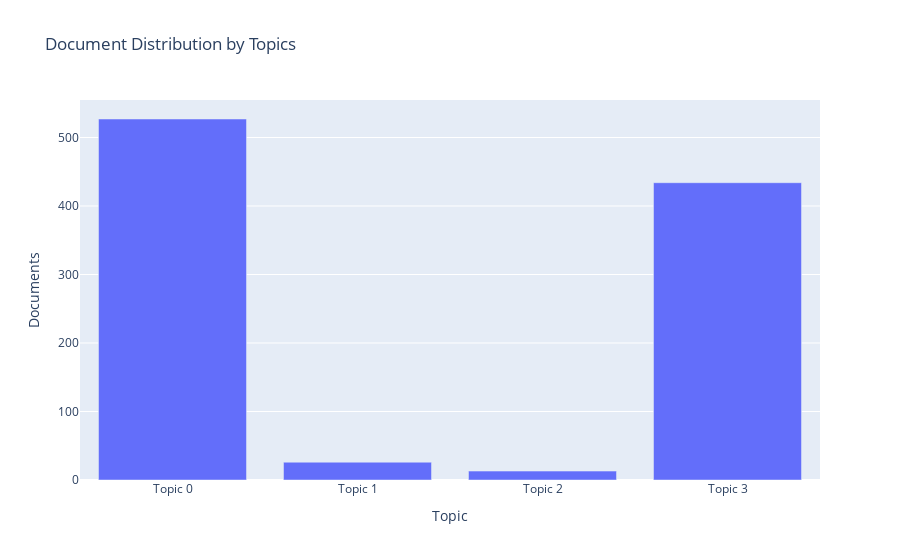

Notebook code cell kept with this figure:
### Code cell
plot_model(lda, plot='topic_distribution')

### Figure 1 — Plotly figure (JSON) as saved in the notebook; plotly's stock layout.template omitted (floating-point values rounded to 4 significant figures)
{"data": [{"alignmentgroup": "True", "customdata": [["group, family, marry, pay, stock, start, member, use, increase, live"], ["rice, farmer, land, small, sector, use, area, farm, group, part"], ["food, prepare, meat, remains_unsettled_affecting_local, businesses_lenders_entrepreneur_aware, risk_willing_accept_additional, risk_make, kenya_security_situation_communitie, may_represent_higher_default, serve"], ["product, work, help, home, husband, use, well, store, hope, start"]], "hoverlabel": {"namelength": 0}, "hovertemplate": "Topic=%{x}<br>Documents=%{y}<br>Keyword=%{customdata[0]}", "legendgroup": "", "marker": {"color": "#636efa"}, "name": "", "offsetgroup": "", "orientation": "v", "showlegend": false, "textposition": "auto", "type": "bar", "x": ["Topic 0", "Topic 1", "Topic 2", "Topic 3"], "xaxis": "x", "y": [527, 26, 13, 434], "yaxis": "y"}], "layout": {"barmode": "relative", "legend": {"tracegroupgap": 0}, "title": {"text": "Document Distribution by Topics"}, "xaxis": {"anchor": "y", "domain": [0, 1], "title": {"text": "Topic"}}, "yaxis": {"anchor": "x", "domain": [0, 1], "title": {"text": "Documents"}}}}
